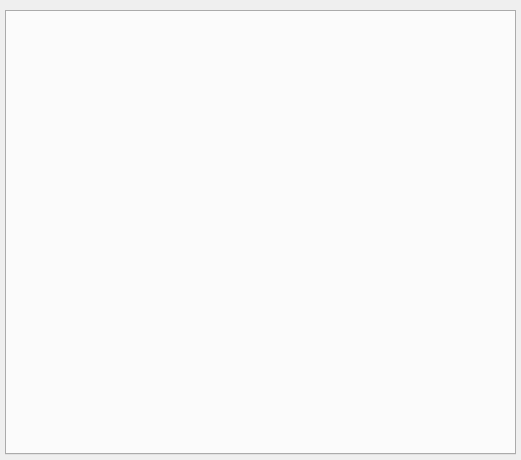
<?xml version="1.0" encoding="UTF-8"?>
<ui version="4.0">
 <class>Blocks</class>
 <widget class="QMainWindow" name="Blocks">
  <property name="geometry">
   <rect>
    <x>0</x>
    <y>0</y>
    <width>521</width>
    <height>460</height>
   </rect>
  </property>
  <property name="windowTitle">
   <string>Blocks</string>
  </property>
  <widget class="QWidget" name="centralWidget">
   <layout class="QVBoxLayout" name="verticalLayout">
    <property name="spacing">
     <number>5</number>
    </property>
    <property name="leftMargin">
     <number>5</number>
    </property>
    <property name="topMargin">
     <number>10</number>
    </property>
    <property name="rightMargin">
     <number>5</number>
    </property>
    <property name="bottomMargin">
     <number>5</number>
    </property>
    <item>
     <widget class="QTabWidget" name="tabWidget">
      <property name="tabPosition">
       <enum>QTabWidget::North</enum>
      </property>
      <property name="tabShape">
       <enum>QTabWidget::Rounded</enum>
      </property>
      <property name="currentIndex">
       <number>-1</number>
      </property>
      <property name="iconSize">
       <size>
        <width>32</width>
        <height>32</height>
       </size>
      </property>
     </widget>
    </item>
   </layout>
  </widget>
  <widget class="QMenuBar" name="menuBar">
   <property name="geometry">
    <rect>
     <x>0</x>
     <y>0</y>
     <width>521</width>
     <height>22</height>
    </rect>
   </property>
  </widget>
 </widget>
 <layoutdefault spacing="6" margin="11"/>
 <resources/>
 <connections/>
</ui>
